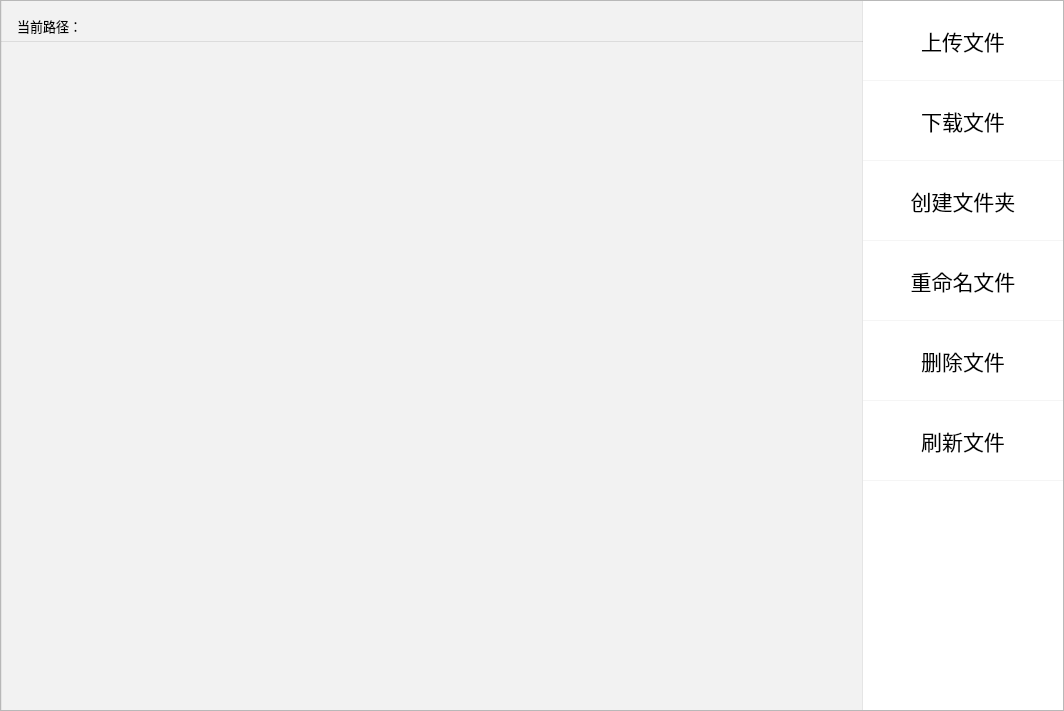
<?xml version="1.0" encoding="UTF-8"?>
<ui version="4.0">
 <class>Document</class>
 <widget class="QWidget" name="Document">
  <property name="geometry">
   <rect>
    <x>0</x>
    <y>0</y>
    <width>1064</width>
    <height>711</height>
   </rect>
  </property>
  <property name="windowTitle">
   <string>Form</string>
  </property>
  <layout class="QHBoxLayout" name="horizontalLayout_4">
   <property name="spacing">
    <number>0</number>
   </property>
   <property name="leftMargin">
    <number>0</number>
   </property>
   <property name="topMargin">
    <number>0</number>
   </property>
   <property name="rightMargin">
    <number>0</number>
   </property>
   <property name="bottomMargin">
    <number>0</number>
   </property>
   <item>
    <widget class="QFrame" name="frame">
     <property name="styleSheet">
      <string notr="true"/>
     </property>
     <property name="frameShape">
      <enum>QFrame::StyledPanel</enum>
     </property>
     <property name="frameShadow">
      <enum>QFrame::Raised</enum>
     </property>
     <layout class="QHBoxLayout" name="horizontalLayout_2">
      <property name="spacing">
       <number>0</number>
      </property>
      <property name="leftMargin">
       <number>0</number>
      </property>
      <property name="topMargin">
       <number>0</number>
      </property>
      <property name="rightMargin">
       <number>0</number>
      </property>
      <property name="bottomMargin">
       <number>0</number>
      </property>
      <item>
       <layout class="QVBoxLayout" name="verticalLayout_2">
        <property name="spacing">
         <number>0</number>
        </property>
        <item>
         <widget class="QFrame" name="frame_1">
          <property name="sizePolicy">
           <sizepolicy hsizetype="Preferred" vsizetype="Fixed">
            <horstretch>0</horstretch>
            <verstretch>0</verstretch>
           </sizepolicy>
          </property>
          <property name="styleSheet">
           <string notr="true">QFrame{
background-color: #F2F2F2;
border-top: 0px;
border-right: 1px solid rgb(130, 130, 130, 30);
border-left: 1px solid rgb(130, 130, 130, 30);
border-bottom: 1px solid rgb(130, 130, 130, 50);
}

</string>
          </property>
          <property name="frameShape">
           <enum>QFrame::StyledPanel</enum>
          </property>
          <property name="frameShadow">
           <enum>QFrame::Raised</enum>
          </property>
          <layout class="QHBoxLayout" name="horizontalLayout_3">
           <property name="spacing">
            <number>0</number>
           </property>
           <property name="leftMargin">
            <number>15</number>
           </property>
           <property name="topMargin">
            <number>15</number>
           </property>
           <property name="rightMargin">
            <number>15</number>
           </property>
           <property name="bottomMargin">
            <number>5</number>
           </property>
           <item>
            <widget class="QLabel" name="m_curPathLB">
             <property name="sizePolicy">
              <sizepolicy hsizetype="Preferred" vsizetype="Fixed">
               <horstretch>0</horstretch>
               <verstretch>0</verstretch>
              </sizepolicy>
             </property>
             <property name="font">
              <font>
               <family>Consolas</family>
               <pointsize>10</pointsize>
              </font>
             </property>
             <property name="styleSheet">
              <string notr="true">background-color: #F2F2F2;
border-top: 0px;
border-right: 0px;
border-left: 0px;
border-bottom: 0px;</string>
             </property>
             <property name="text">
              <string>当前路径：</string>
             </property>
            </widget>
           </item>
          </layout>
         </widget>
        </item>
        <item>
         <widget class="QFrame" name="frame_2">
          <property name="styleSheet">
           <string notr="true">QFrame{
background-color: #F2F2F2;
border-top: 0px;
border-right: 1px solid rgb(130, 130, 130, 30);
border-left: 1px solid rgb(130, 130, 130, 30);
border-bottom: 0px;
}

</string>
          </property>
          <property name="frameShape">
           <enum>QFrame::StyledPanel</enum>
          </property>
          <property name="frameShadow">
           <enum>QFrame::Raised</enum>
          </property>
          <layout class="QHBoxLayout" name="horizontalLayout">
           <property name="spacing">
            <number>0</number>
           </property>
           <property name="leftMargin">
            <number>15</number>
           </property>
           <property name="topMargin">
            <number>0</number>
           </property>
           <property name="rightMargin">
            <number>15</number>
           </property>
           <property name="bottomMargin">
            <number>15</number>
           </property>
           <item>
            <widget class="QListWidget" name="m_pDocLW">
             <property name="minimumSize">
              <size>
               <width>469</width>
               <height>0</height>
              </size>
             </property>
             <property name="font">
              <font>
               <family>Consolas</family>
               <pointsize>20</pointsize>
               <weight>3</weight>
               <italic>false</italic>
               <bold>false</bold>
              </font>
             </property>
             <property name="styleSheet">
              <string notr="true">QListView {
	background-color: rgb(242, 242, 242);
	font: 25 20pt &quot;Consolas&quot;;
	border: 0px;
}

QListView::item {
    height: 50px;
}

QListView::item:hover {
	background-color: transparent;
	padding: 5px;
	border-right: 5px solid rgba(130, 130, 130, 100);
}
QListView::item:selected {
	background-color: transparent;
	color: black;
	padding: 5px;
	border-right: 5px solid rgba(100, 100, 100, 255);
}


</string>
             </property>
             <property name="showDropIndicator" stdset="0">
              <bool>false</bool>
             </property>
             <property name="selectionBehavior">
              <enum>QAbstractItemView::SelectItems</enum>
             </property>
             <property name="movement">
              <enum>QListView::Static</enum>
             </property>
             <property name="flow">
              <enum>QListView::TopToBottom</enum>
             </property>
             <property name="resizeMode">
              <enum>QListView::Fixed</enum>
             </property>
             <property name="viewMode">
              <enum>QListView::ListMode</enum>
             </property>
             <property name="selectionRectVisible">
              <bool>true</bool>
             </property>
            </widget>
           </item>
          </layout>
         </widget>
        </item>
       </layout>
      </item>
      <item>
       <layout class="QVBoxLayout" name="verticalLayout">
        <property name="spacing">
         <number>0</number>
        </property>
        <item>
         <widget class="QPushButton" name="m_pUploadPB">
          <property name="sizePolicy">
           <sizepolicy hsizetype="Fixed" vsizetype="Fixed">
            <horstretch>0</horstretch>
            <verstretch>0</verstretch>
           </sizepolicy>
          </property>
          <property name="minimumSize">
           <size>
            <width>200</width>
            <height>80</height>
           </size>
          </property>
          <property name="font">
           <font>
            <family>宋体</family>
            <pointsize>16</pointsize>
           </font>
          </property>
          <property name="styleSheet">
           <string notr="true">QPushButton{
border: 0px;
background-color: rgba(255, 255, 255, 1);
border-bottom: 1px solid rgb(130, 130, 130, 20);
}

QPushButton:hover{
border: 0px;
background-color: rgba(242, 242, 242, 0.1);
}

QPushButton:pressed{
border: 0px;
background-color: rgba(255, 255, 255, 1);
}
</string>
          </property>
          <property name="text">
           <string>上传文件</string>
          </property>
         </widget>
        </item>
        <item>
         <widget class="QPushButton" name="m_pDownloadPB">
          <property name="sizePolicy">
           <sizepolicy hsizetype="Fixed" vsizetype="Fixed">
            <horstretch>0</horstretch>
            <verstretch>0</verstretch>
           </sizepolicy>
          </property>
          <property name="minimumSize">
           <size>
            <width>200</width>
            <height>80</height>
           </size>
          </property>
          <property name="font">
           <font>
            <family>宋体</family>
            <pointsize>16</pointsize>
           </font>
          </property>
          <property name="styleSheet">
           <string notr="true">QPushButton{
border: 0px;
background-color: rgba(255, 255, 255, 1);
border-bottom: 1px solid rgb(130, 130, 130, 20);
}

QPushButton:hover{
border: 0px;
background-color: rgba(242, 242, 242, 0.1);
}

QPushButton:pressed{
border: 0px;
background-color: rgba(255, 255, 255, 1);
}
</string>
          </property>
          <property name="text">
           <string>下载文件</string>
          </property>
         </widget>
        </item>
        <item>
         <widget class="QPushButton" name="m_pCreateDirPB">
          <property name="sizePolicy">
           <sizepolicy hsizetype="Fixed" vsizetype="Fixed">
            <horstretch>0</horstretch>
            <verstretch>0</verstretch>
           </sizepolicy>
          </property>
          <property name="minimumSize">
           <size>
            <width>200</width>
            <height>80</height>
           </size>
          </property>
          <property name="font">
           <font>
            <family>宋体</family>
            <pointsize>16</pointsize>
           </font>
          </property>
          <property name="styleSheet">
           <string notr="true">QPushButton{
border: 0px;
background-color: rgba(255, 255, 255, 1);
border-bottom: 1px solid rgb(130, 130, 130, 20);
}

QPushButton:hover{
border: 0px;
background-color: rgba(242, 242, 242, 0.1);
}

QPushButton:pressed{
border: 0px;
background-color: rgba(255, 255, 255, 1);
}
</string>
          </property>
          <property name="text">
           <string>创建文件夹</string>
          </property>
         </widget>
        </item>
        <item>
         <widget class="QPushButton" name="m_pRenamePB">
          <property name="sizePolicy">
           <sizepolicy hsizetype="Fixed" vsizetype="Fixed">
            <horstretch>0</horstretch>
            <verstretch>0</verstretch>
           </sizepolicy>
          </property>
          <property name="minimumSize">
           <size>
            <width>200</width>
            <height>80</height>
           </size>
          </property>
          <property name="font">
           <font>
            <family>宋体</family>
            <pointsize>16</pointsize>
           </font>
          </property>
          <property name="styleSheet">
           <string notr="true">QPushButton{
border: 0px;
background-color: rgba(255, 255, 255, 1);
border-bottom: 1px solid rgb(130, 130, 130, 20);
}

QPushButton:hover{
border: 0px;
background-color: rgba(242, 242, 242, 0.1);
}

QPushButton:pressed{
border: 0px;
background-color: rgba(255, 255, 255, 1);
}
</string>
          </property>
          <property name="text">
           <string>重命名文件</string>
          </property>
         </widget>
        </item>
        <item>
         <widget class="QPushButton" name="m_pDeletePB">
          <property name="sizePolicy">
           <sizepolicy hsizetype="Fixed" vsizetype="Fixed">
            <horstretch>0</horstretch>
            <verstretch>0</verstretch>
           </sizepolicy>
          </property>
          <property name="minimumSize">
           <size>
            <width>200</width>
            <height>80</height>
           </size>
          </property>
          <property name="font">
           <font>
            <family>宋体</family>
            <pointsize>16</pointsize>
           </font>
          </property>
          <property name="styleSheet">
           <string notr="true">QPushButton{
border: 0px;
background-color: rgba(255, 255, 255, 1);
border-bottom: 1px solid rgb(130, 130, 130, 20);
}

QPushButton:hover{
border: 0px;
background-color: rgba(242, 242, 242, 0.1);
}

QPushButton:pressed{
border: 0px;
background-color: rgba(255, 255, 255, 1);
}
</string>
          </property>
          <property name="text">
           <string>删除文件</string>
          </property>
         </widget>
        </item>
        <item>
         <widget class="QPushButton" name="m_pFlushFilePB">
          <property name="sizePolicy">
           <sizepolicy hsizetype="Fixed" vsizetype="Fixed">
            <horstretch>0</horstretch>
            <verstretch>0</verstretch>
           </sizepolicy>
          </property>
          <property name="minimumSize">
           <size>
            <width>200</width>
            <height>80</height>
           </size>
          </property>
          <property name="font">
           <font>
            <family>宋体</family>
            <pointsize>16</pointsize>
           </font>
          </property>
          <property name="styleSheet">
           <string notr="true">QPushButton{
border: 0px;
background-color: rgba(255, 255, 255, 1);
border-bottom: 1px solid rgb(130, 130, 130, 20);
}

QPushButton:hover{
border: 0px;
background-color: rgba(242, 242, 242, 0.1);
}

QPushButton:pressed{
border: 0px;
background-color: rgba(255, 255, 255, 1);
}
</string>
          </property>
          <property name="text">
           <string>刷新文件</string>
          </property>
         </widget>
        </item>
        <item>
         <widget class="QWidget" name="widget" native="true">
          <property name="sizePolicy">
           <sizepolicy hsizetype="Fixed" vsizetype="Preferred">
            <horstretch>0</horstretch>
            <verstretch>0</verstretch>
           </sizepolicy>
          </property>
          <property name="minimumSize">
           <size>
            <width>200</width>
            <height>0</height>
           </size>
          </property>
          <property name="styleSheet">
           <string notr="true">background-color: rgb(255, 255, 255);</string>
          </property>
         </widget>
        </item>
       </layout>
      </item>
     </layout>
    </widget>
   </item>
  </layout>
 </widget>
 <resources/>
 <connections/>
</ui>
